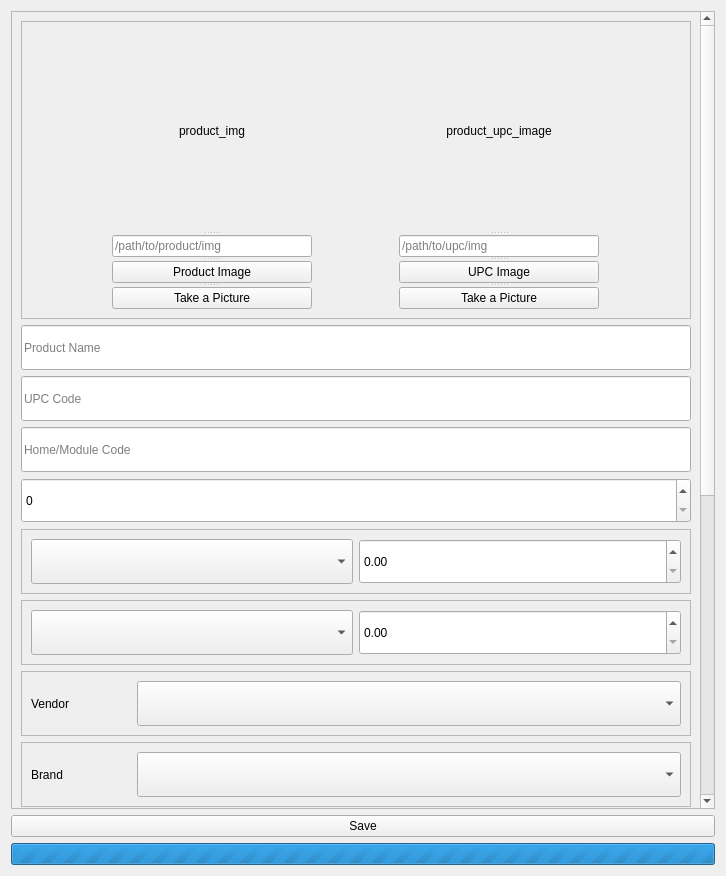
<?xml version="1.0" encoding="UTF-8"?>
<ui version="4.0">
 <class>Form</class>
 <widget class="QWidget" name="Form">
  <property name="geometry">
   <rect>
    <x>0</x>
    <y>0</y>
    <width>726</width>
    <height>876</height>
   </rect>
  </property>
  <property name="windowTitle">
   <string>Form</string>
  </property>
  <layout class="QGridLayout" name="gridLayout_2">
   <item row="1" column="0">
    <widget class="QPushButton" name="save">
     <property name="text">
      <string>Save</string>
     </property>
    </widget>
   </item>
   <item row="0" column="0">
    <layout class="QGridLayout" name="gridLayout">
     <item row="0" column="0">
      <widget class="QScrollArea" name="scrollArea">
       <property name="widgetResizable">
        <bool>true</bool>
       </property>
       <widget class="QWidget" name="scrollAreaWidgetContents">
        <property name="geometry">
         <rect>
          <x>0</x>
          <y>0</y>
          <width>687</width>
          <height>1295</height>
         </rect>
        </property>
        <layout class="QGridLayout" name="gridLayout_4">
         <item row="0" column="0">
          <layout class="QGridLayout" name="gridLayout_3">
           <item row="10" column="0">
            <widget class="QFrame" name="frame_5">
             <property name="frameShape">
              <enum>QFrame::StyledPanel</enum>
             </property>
             <property name="frameShadow">
              <enum>QFrame::Raised</enum>
             </property>
             <layout class="QGridLayout" name="gridLayout_8">
              <item row="0" column="1">
               <widget class="QComboBox" name="department">
                <property name="minimumSize">
                 <size>
                  <width>0</width>
                  <height>45</height>
                 </size>
                </property>
                <property name="toolTip">
                 <string>department that owns that product</string>
                </property>
               </widget>
              </item>
              <item row="0" column="0">
               <widget class="QLabel" name="label_2">
                <property name="maximumSize">
                 <size>
                  <width>100</width>
                  <height>16777215</height>
                 </size>
                </property>
                <property name="text">
                 <string>Department</string>
                </property>
               </widget>
              </item>
             </layout>
            </widget>
           </item>
           <item row="2" column="0">
            <widget class="QLineEdit" name="upc">
             <property name="minimumSize">
              <size>
               <width>0</width>
               <height>45</height>
              </size>
             </property>
             <property name="toolTip">
              <string>product upc</string>
             </property>
             <property name="placeholderText">
              <string>UPC Code</string>
             </property>
            </widget>
           </item>
           <item row="0" column="0">
            <widget class="QFrame" name="frame_7">
             <property name="frameShape">
              <enum>QFrame::StyledPanel</enum>
             </property>
             <property name="frameShadow">
              <enum>QFrame::Raised</enum>
             </property>
             <layout class="QGridLayout" name="gridLayout_11">
              <item row="0" column="0">
               <widget class="QSplitter" name="splitter_2">
                <property name="orientation">
                 <enum>Qt::Vertical</enum>
                </property>
                <widget class="QLabel" name="product_img">
                 <property name="minimumSize">
                  <size>
                   <width>200</width>
                   <height>200</height>
                  </size>
                 </property>
                 <property name="maximumSize">
                  <size>
                   <width>200</width>
                   <height>200</height>
                  </size>
                 </property>
                 <property name="toolTip">
                  <string>preview space</string>
                 </property>
                 <property name="text">
                  <string>product_img</string>
                 </property>
                 <property name="scaledContents">
                  <bool>true</bool>
                 </property>
                 <property name="alignment">
                  <set>Qt::AlignCenter</set>
                 </property>
                </widget>
                <widget class="QLineEdit" name="product_img_path">
                 <property name="toolTip">
                  <string>type the path to the image</string>
                 </property>
                 <property name="dragEnabled">
                  <bool>true</bool>
                 </property>
                 <property name="placeholderText">
                  <string>/path/to/product/img</string>
                 </property>
                 <property name="clearButtonEnabled">
                  <bool>true</bool>
                 </property>
                </widget>
                <widget class="QPushButton" name="nav_product_img">
                 <property name="toolTip">
                  <string>get product image</string>
                 </property>
                 <property name="text">
                  <string>Product Image</string>
                 </property>
                </widget>
                <widget class="QPushButton" name="takePic_img">
                 <property name="text">
                  <string>Take a Picture</string>
                 </property>
                </widget>
               </widget>
              </item>
              <item row="0" column="1">
               <widget class="QSplitter" name="splitter">
                <property name="orientation">
                 <enum>Qt::Vertical</enum>
                </property>
                <widget class="QLabel" name="upc_img">
                 <property name="minimumSize">
                  <size>
                   <width>200</width>
                   <height>200</height>
                  </size>
                 </property>
                 <property name="maximumSize">
                  <size>
                   <width>200</width>
                   <height>200</height>
                  </size>
                 </property>
                 <property name="toolTip">
                  <string>preview space</string>
                 </property>
                 <property name="text">
                  <string>product_upc_image</string>
                 </property>
                 <property name="scaledContents">
                  <bool>true</bool>
                 </property>
                 <property name="alignment">
                  <set>Qt::AlignCenter</set>
                 </property>
                </widget>
                <widget class="QLineEdit" name="upc_img_path">
                 <property name="toolTip">
                  <string>type the path to the image</string>
                 </property>
                 <property name="dragEnabled">
                  <bool>true</bool>
                 </property>
                 <property name="placeholderText">
                  <string>/path/to/upc/img</string>
                 </property>
                 <property name="clearButtonEnabled">
                  <bool>true</bool>
                 </property>
                </widget>
                <widget class="QPushButton" name="nav_upc_img">
                 <property name="toolTip">
                  <string>get product upc image</string>
                 </property>
                 <property name="text">
                  <string>UPC Image</string>
                 </property>
                </widget>
                <widget class="QPushButton" name="takePic_upc">
                 <property name="text">
                  <string>Take a Picture</string>
                 </property>
                </widget>
               </widget>
              </item>
             </layout>
            </widget>
           </item>
           <item row="12" column="0">
            <widget class="QTextEdit" name="comment">
             <property name="minimumSize">
              <size>
               <width>0</width>
               <height>350</height>
              </size>
             </property>
             <property name="toolTip">
              <string>comments</string>
             </property>
             <property name="tabChangesFocus">
              <bool>true</bool>
             </property>
             <property name="placeholderText">
              <string>Comment</string>
             </property>
            </widget>
           </item>
           <item row="9" column="0">
            <widget class="QFrame" name="frame_4">
             <property name="frameShape">
              <enum>QFrame::StyledPanel</enum>
             </property>
             <property name="frameShadow">
              <enum>QFrame::Raised</enum>
             </property>
             <layout class="QGridLayout" name="gridLayout_9">
              <item row="0" column="1">
               <widget class="QComboBox" name="brand">
                <property name="minimumSize">
                 <size>
                  <width>0</width>
                  <height>45</height>
                 </size>
                </property>
                <property name="toolTip">
                 <string>brand</string>
                </property>
               </widget>
              </item>
              <item row="0" column="0">
               <widget class="QLabel" name="label_3">
                <property name="maximumSize">
                 <size>
                  <width>100</width>
                  <height>16777215</height>
                 </size>
                </property>
                <property name="text">
                 <string>Brand</string>
                </property>
               </widget>
              </item>
             </layout>
            </widget>
           </item>
           <item row="4" column="0">
            <widget class="QSpinBox" name="casecount">
             <property name="minimumSize">
              <size>
               <width>0</width>
               <height>45</height>
              </size>
             </property>
             <property name="toolTip">
              <string>Case Count</string>
             </property>
             <property name="maximum">
              <number>1200</number>
             </property>
            </widget>
           </item>
           <item row="6" column="0">
            <widget class="QFrame" name="frame_2">
             <property name="frameShape">
              <enum>QFrame::StyledPanel</enum>
             </property>
             <property name="frameShadow">
              <enum>QFrame::Raised</enum>
             </property>
             <layout class="QGridLayout" name="gridLayout_6">
              <item row="0" column="0">
               <widget class="QComboBox" name="weightUnit">
                <property name="minimumSize">
                 <size>
                  <width>0</width>
                  <height>45</height>
                 </size>
                </property>
                <property name="toolTip">
                 <string>weight unit</string>
                </property>
               </widget>
              </item>
              <item row="0" column="1">
               <widget class="QDoubleSpinBox" name="weight">
                <property name="minimumSize">
                 <size>
                  <width>0</width>
                  <height>45</height>
                 </size>
                </property>
                <property name="toolTip">
                 <string>weight</string>
                </property>
                <property name="maximum">
                 <double>10000000.000000000000000</double>
                </property>
               </widget>
              </item>
             </layout>
            </widget>
           </item>
           <item row="3" column="0">
            <widget class="QLineEdit" name="homecode">
             <property name="minimumSize">
              <size>
               <width>0</width>
               <height>45</height>
              </size>
             </property>
             <property name="toolTip">
              <string>Home code</string>
             </property>
             <property name="placeholderText">
              <string>Home/Module Code</string>
             </property>
            </widget>
           </item>
           <item row="8" column="0">
            <widget class="QFrame" name="frame_6">
             <property name="frameShape">
              <enum>QFrame::StyledPanel</enum>
             </property>
             <property name="frameShadow">
              <enum>QFrame::Raised</enum>
             </property>
             <layout class="QGridLayout" name="gridLayout_10">
              <item row="0" column="1">
               <widget class="QComboBox" name="vendor">
                <property name="minimumSize">
                 <size>
                  <width>0</width>
                  <height>45</height>
                 </size>
                </property>
                <property name="toolTip">
                 <string>vendor</string>
                </property>
               </widget>
              </item>
              <item row="0" column="0">
               <widget class="QLabel" name="label_4">
                <property name="maximumSize">
                 <size>
                  <width>100</width>
                  <height>16777215</height>
                 </size>
                </property>
                <property name="text">
                 <string>Vendor</string>
                </property>
               </widget>
              </item>
             </layout>
            </widget>
           </item>
           <item row="1" column="0">
            <widget class="QLineEdit" name="name">
             <property name="minimumSize">
              <size>
               <width>0</width>
               <height>45</height>
              </size>
             </property>
             <property name="toolTip">
              <string>product name</string>
             </property>
             <property name="placeholderText">
              <string>Product Name</string>
             </property>
            </widget>
           </item>
           <item row="5" column="0">
            <widget class="QFrame" name="frame">
             <property name="frameShape">
              <enum>QFrame::StyledPanel</enum>
             </property>
             <property name="frameShadow">
              <enum>QFrame::Raised</enum>
             </property>
             <layout class="QGridLayout" name="gridLayout_5">
              <item row="0" column="1">
               <widget class="QDoubleSpinBox" name="price">
                <property name="minimumSize">
                 <size>
                  <width>0</width>
                  <height>45</height>
                 </size>
                </property>
                <property name="toolTip">
                 <string>price</string>
                </property>
                <property name="maximum">
                 <double>100000000.000000000000000</double>
                </property>
               </widget>
              </item>
              <item row="0" column="0">
               <widget class="QComboBox" name="priceUnit">
                <property name="minimumSize">
                 <size>
                  <width>0</width>
                  <height>45</height>
                 </size>
                </property>
                <property name="toolTip">
                 <string>price unit</string>
                </property>
               </widget>
              </item>
             </layout>
            </widget>
           </item>
           <item row="11" column="0">
            <widget class="QFrame" name="frame_3">
             <property name="frameShape">
              <enum>QFrame::StyledPanel</enum>
             </property>
             <property name="frameShadow">
              <enum>QFrame::Raised</enum>
             </property>
             <layout class="QGridLayout" name="gridLayout_7">
              <item row="0" column="1">
               <widget class="QComboBox" name="manufacturer">
                <property name="minimumSize">
                 <size>
                  <width>0</width>
                  <height>45</height>
                 </size>
                </property>
                <property name="toolTip">
                 <string>manufacturer</string>
                </property>
               </widget>
              </item>
              <item row="0" column="0">
               <widget class="QLabel" name="label">
                <property name="maximumSize">
                 <size>
                  <width>100</width>
                  <height>16777215</height>
                 </size>
                </property>
                <property name="text">
                 <string>Manufacturer</string>
                </property>
               </widget>
              </item>
             </layout>
            </widget>
           </item>
          </layout>
         </item>
        </layout>
       </widget>
      </widget>
     </item>
    </layout>
   </item>
   <item row="2" column="0">
    <widget class="QProgressBar" name="progressBar">
     <property name="maximum">
      <number>0</number>
     </property>
     <property name="value">
      <number>0</number>
     </property>
     <property name="invertedAppearance">
      <bool>false</bool>
     </property>
    </widget>
   </item>
  </layout>
 </widget>
 <tabstops>
  <tabstop>name</tabstop>
  <tabstop>upc</tabstop>
  <tabstop>homecode</tabstop>
  <tabstop>casecount</tabstop>
  <tabstop>price</tabstop>
  <tabstop>priceUnit</tabstop>
  <tabstop>weight</tabstop>
  <tabstop>weightUnit</tabstop>
  <tabstop>vendor</tabstop>
  <tabstop>brand</tabstop>
  <tabstop>department</tabstop>
  <tabstop>manufacturer</tabstop>
  <tabstop>comment</tabstop>
  <tabstop>nav_product_img</tabstop>
  <tabstop>nav_upc_img</tabstop>
  <tabstop>save</tabstop>
  <tabstop>scrollArea</tabstop>
 </tabstops>
 <resources/>
 <connections/>
</ui>
